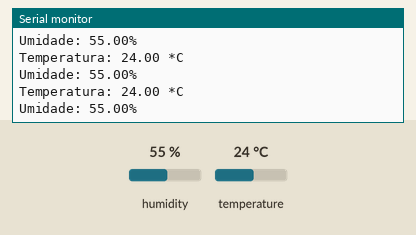
This sketch was run on a simulated Arduino Uno, built with avr-gcc and run on an emulated ATmega328P. Parts: the last lines printed to the serial monitor. The inputs (shaded band) are chosen by the test bench; at power-on: humidity 55 %, temperature 24 °C.

Above: at 1.8 s.
1.9 s: humidity set to 22 %
At 2.34 s:
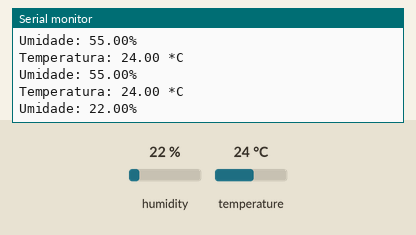
3.4 s: temperature set to 12 °C
At 3.85 s:
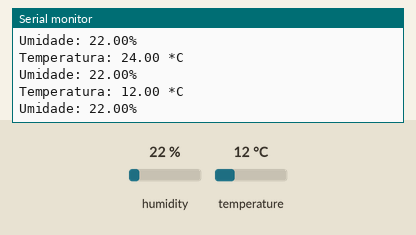
4.9 s: humidity set to 40 %
At 5.37 s:
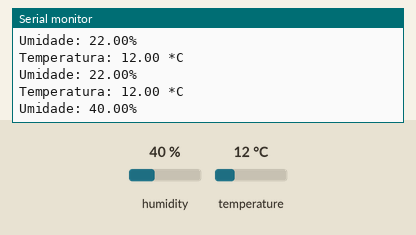
Timing chart, 0 to 7.9 s (numbered marks = the images above; inputs shaded):
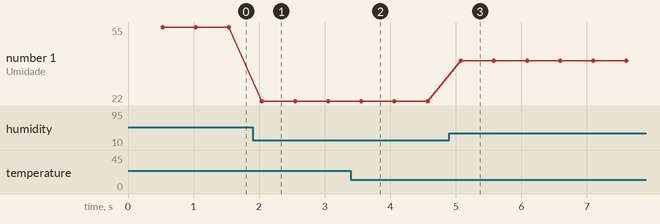

The sketch:

temperature_and_humidity_DHT11.ino
```cpp
//Temperature and Humidity Meter with DHT11


#include <Adafruit_Sensor.h> // Biblioteca DHT Sensor Adafruit
#include <DHT.h>
#include <DHT_U.h>
#define DHTTYPE DHT11 // Sensor DHT11
#define DHTPIN 2 // Pino do Arduino no Sensor (Data)
DHT_Unified dht(DHTPIN, DHTTYPE); // configurando o Sensor DHT - pino e tipo
uint32_t delayMS = 500; // variável para atraso no tempo
void setup()
{
Serial.begin(9600); // monitor serial 9600 bps
dht.begin(); // inicializa a função
Serial.println("Usando o Sensor DHT");
sensor_t sensor;
}
void loop()
{
delay(delayMS); // atraso entre as medições
sensors_event_t event; // inicializa o evento da Temperatura
dht.temperature().getEvent(&event); // faz a leitura da Temperatura
if (isnan(event.temperature)) // se algum erro na leitura
{
Serial.println("Erro na leitura da Temperatura!");
}
else // senão
{
Serial.print("Temperatura: "); // imprime a Temperatura
Serial.print(event.temperature);
Serial.println(" *C");
}
dht.humidity().getEvent(&event); // faz a leitura de umidade
if (isnan(event.relative_humidity)) // se algum erro na leitura
{
Serial.println("Erro na leitura da Umidade!");
}
else // senão
{
Serial.print("Umidade: "); // imprime a Umidade
Serial.print(event.relative_humidity);
Serial.println("%");
}
}
```

Measured:
- after the input at 1.9 s, the serial monitor: prints a new line after 0.14 s (image 1)
- after the input at 3.4 s, the serial monitor: prints a new line after 0.13 s (image 2)
- after the input at 4.9 s, the serial monitor: prints a new line after 0.18 s (image 3)
- plotted number 1: 55 → 22 after the input at 1.9 s, 22 → 40 after the input at 4.9 s
